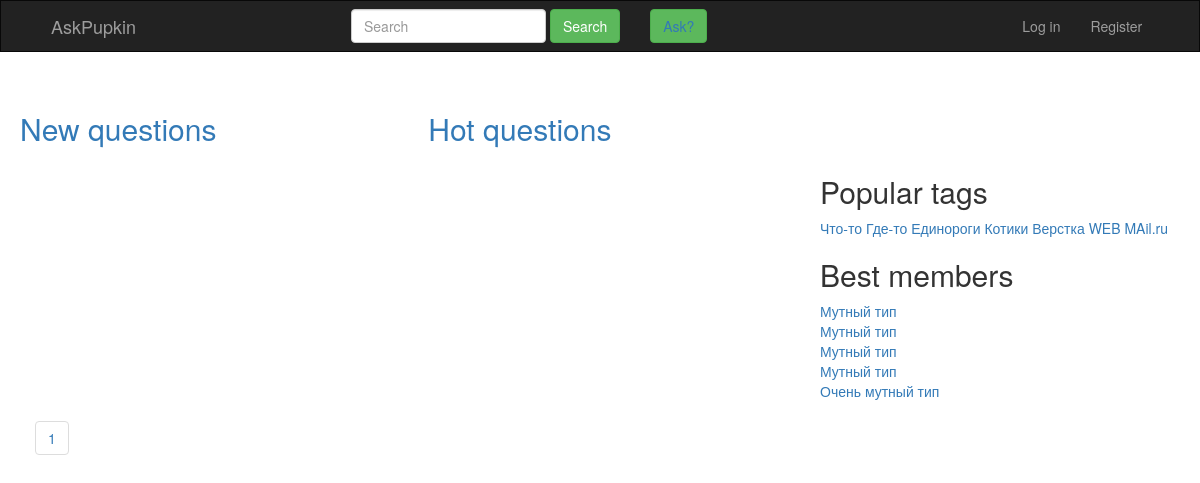
The page /questions/ on the database as committed earlier.
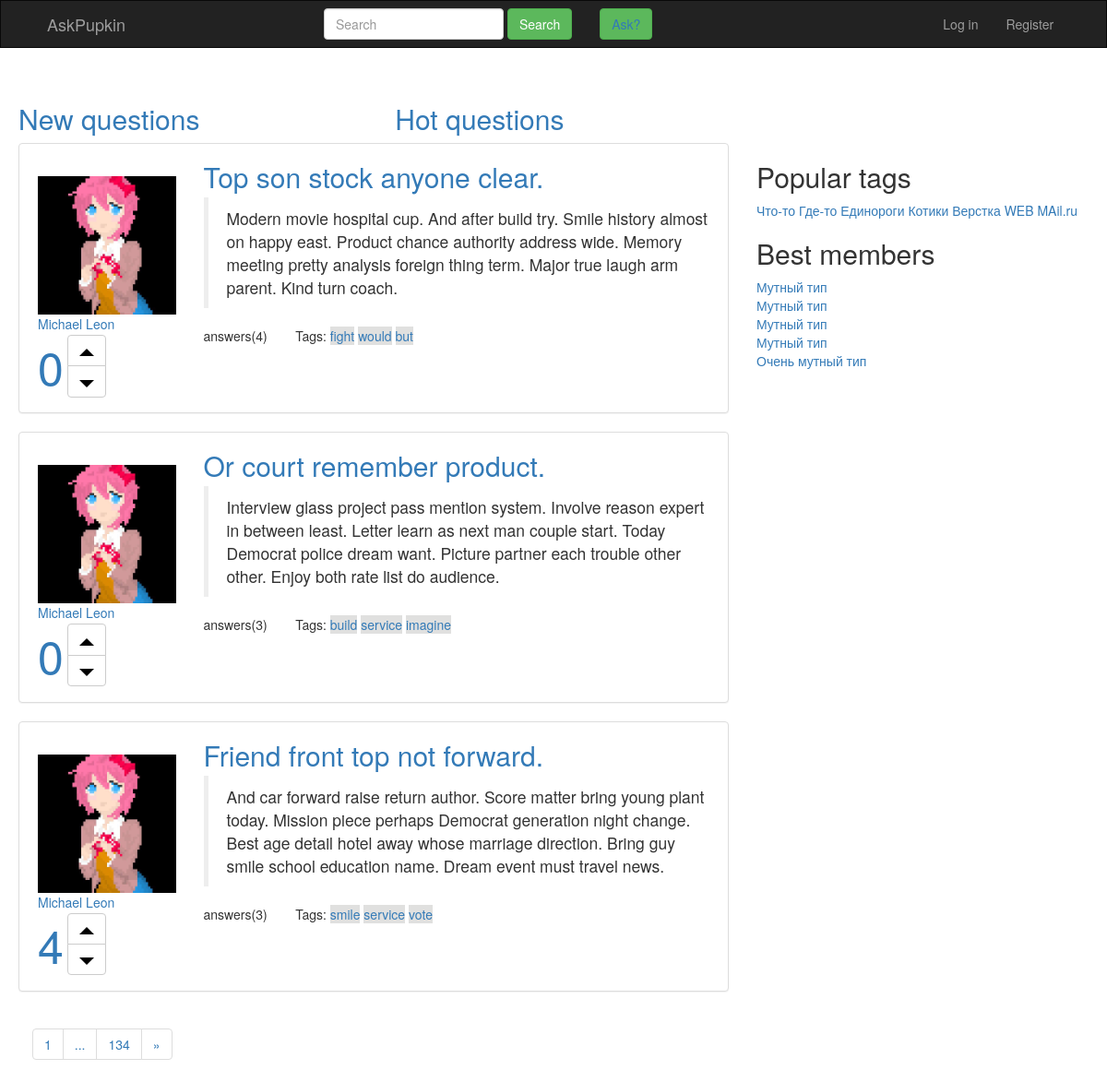
The same page on the database as committed later.
### questions/models.py (models this page shows, shortened)
class Question(models.Model):
    question_id = models.IntegerField(
        primary_key=True,
        db_index=True)
    asker_id = models.ForeignKey(User,
                                 on_delete=models.CASCADE,
                                 related_name="questiom_authtor")
    title = models.CharField(max_length=30)
    text = models.TextField(max_length=300)
    is_active = models.BooleanField(default=True)
    have_right_answer = models.BooleanField(default=False)
    question_creation = models.DateTimeField(default=datetime.now())
    objects = QuestionsManager()

class User(AbstractUser):
    upload = models.ImageField(default=None)
    def __str__(self):
        return str(self.username)

class Like(models.Model):
    count = models.IntegerField(default=0)

class Tag(models.Model):
    tag_name = models.CharField(max_length=10,
                                unique=True,
                                verbose_name='tag_name')
    question_id = models.ManyToManyField(Question,
                                         related_name='Tags')

### questions/views.py (the view)
# urls.py: path('', views.index, name='index'),
def index(request, page_number = 1): #full
    template = loader.get_template('questions/index.html')
    try:
        questions_on_page = Question.objects.get_new_questions(page_number)
    except:
        raise Http404("We have not this question(((")
    return HttpResponse(template.render(context={'questions_on_page' : questions_on_page,
                                                 'proxy_to': 'questions:index'}))

### questions/models.py (called while the page is built)
def get_paginator(questions_list, count):
    return Paginator(questions_list, count)

    def get_new_questions(self, page_number):
        questions_list = Question.objects.order_by('-question_creation')
        paginator = get_paginator(questions_list, self.count)
        result = paginator.get_page(page_number)
        return result

### questions/templates/questions/index.html
{% extends "questions/base.html" %}
{% load static %}
{% block add_spec_css %}
  <link href="{% static "questions/css/index.css" %}" rel="stylesheet" />
  <link href="{% static "questions/css/LikeCounter.css" %}" rel="stylesheet" />
{% endblock %}
{% block content %}
        <div class="row" id="switch-conext">
            <div class="col-md-4 navbar-fixed-left ">
              <a href="{% url 'questions:index' %}"><h2>New questions</h2></a>
            </div>
            <div class="col-md-4 navbar-fixed-left">
              <a href="{% url 'questions:hot' %}"><h2>Hot questions</h2></a>
            </div>
          </div>
        <div class="info-plate col-md-8 navbar-fixed-left">
          {% for question in questions_on_page %}
                <div class="panel panel-default question-plate">
                  <div class="form-group row">
                    <div class="col-md-3 media info-plate">
                        <br>
                        <a class="navbar-fixed-left">
                          <img class="media-object" src="{% static "questions/img/man.jpg" %}" width="150" height="150">
                        </a>
                        <a>{{ question.asker_id }}<a>
                        <div class="group">
                          <div class="btn-group-vertical">
                            <likes>{{ question.question_like.count }}</likes>
                          </div>
                          <div class="btn-group-vertical">
                            <button type="button" class="btn btn-default">
                              <img src="{% static "questions/img/caret-top-2x.png" %}">
                            </button>
                            <button type="button" class="btn btn-default">
                              <img src="{% static "questions/img/caret-bottom-2x.png" %}">
                            </button>
                          </div>
                        </div>
                    </div>
                    <div class="col-md-9">
                      <a href="{% url 'questions:question' question.question_id %}" style="font-size: 30px">{{ question.title }}</a>
                      <blockquote>
                        <p>{{ question.text }}</p>
                      </blockquote>
                      <div class="row">
                        <div class="col-md-2">
                          <p>answers({{ question.answers.count }})</p>
                        </div>
                        <div class="col-md-10">
                          <text>Tags:<text>
                            {% for tag in question.Tags.all %}
                                 <a href="{% url 'questions:tag' tag.tag_name %}" style="background-color: #e0e0df">{{ tag.tag_name }}</a>
                            {% endfor %}
                        </div>
                    </div>
                    </div>
                  </div>
                </div>
            {% endfor %}
        </div>
{% endblock %}
{% block pagination %}
    {% include "questions/pagination.html" %}
{% endblock %}

### questions/templates/questions/base.html (shortened to what this page needs)
{% load static %}
<!doctype html>
<html lang="en">
  <head>
    <link href="{% static "questions/css/bootstrap.min.css" %}" rel="stylesheet" />
    <link href="{% static "questions/css/navbar.css" %}" rel="stylesheet" />
      {% block add_spec_css %}
      {% endblock %}
  </head>
  <body>
    <nav class="navbar  navbar-default navbar-inverse">
      <div class="container row">
        <div class="navbar-header col-md-3">
          <a class="navbar-brand" href="{% url 'questions:index' %}">AskPupkin</a>
        </div>
        <div id="navbar" class="collapse navbar-collapse col-md-9 row">
          <div class="collapse navbar-collapse col-md-7 row">
            <ul class="nav navbar-nav">
              <li>
                  <form class="navbar-form form-group" role="search">
                      <input type="text" class="form-control" id="search-footer" placeholder="Search">
                      <button type="button" class="btn btn-success">Search</button>
                  </form>
              </li>
                <li>
                    <form class="navbar-form form-group" role="search">
                        <button type="button" class="btn btn-success">
                            <a href="{% url 'questions:ask' %}">Ask?</a>
                        </button>
                    </form>
              </li>
            </ul>
          </div>
          <div class="collapse navbar-collapse col-md-5 row" id="nav-right-part">
            <ul class="nav navbar-nav">
              <li><a href="{% url 'questions:login' %}">Log in</a></li>
              <li><a href="{% url 'questions:signup' %}">Register</a></li>
            </ul>
          </div>
        </div>
      </div>
    </nav>
    <br>
  <div class="row">
          {% block content %}{% endblock %}
      <div class="col-md-4 navbar-fixed-left">
          <h2>Popular tags</h2>
          <a href="#">Что-то</a>
           <a href="#">Где-то</a>
           <a href="#">Единороги</a>
           <a href="#">Котики</a>
           <a href="#">Верстка</a>
           <a href="#">WEB</a>
           <a href="#">MAil.ru</a>
         <h2>Best members</h2>
         <a href="#">Мутный тип</a><br>
         <a href="#">Мутный тип</a><br>
         <a href="#">Мутный тип</a><br>
         <a href="#">Мутный тип</a><br>
         <a href="#">Очень мутный тип</a><br>
      </div>
    </div>
  {% block pagination %}{% endblock %}
  </body>
</html>

### questions/templates/questions/pagination.html (shortened to what this page needs)
<nav aria-label="Page navigation" name="footer">
      <ul class="pagination">
          <li><a href="#">{{ questions_on_page.number }}</a></li>
          {% if questions_on_page.has_next %}
              <li><a href="#">...</a></li>
              {% if questions_on_page.paginator.num_pages > 1 %}
                    <li>
                        {% if arg %}
                             <a href="{% url proxy_to arg questions_on_page.paginator.num_pages %}">{{questions_on_page.paginator.num_pages}}</a>
                        {% else %}
                            <a href="{% url proxy_to questions_on_page.paginator.num_pages %}">{{questions_on_page.paginator.num_pages}}</a>
                        {% endif %}
                    </li>
              {% endif %}
              {% if questions_on_page.has_next %}
                    <li>
                        {% if arg %}
                                <a href="{% url proxy_to arg questions_on_page.next_page_number %}" aria-label="Next">
                        {% else %}
                                <a href="{% url proxy_to questions_on_page.next_page_number %}" aria-label="Next">
                        {% endif %}
                        <span aria-hidden="true">&raquo;</span>
                      </a>
                    </li>
              {% endif %}
          {% endif %}
      </ul>
    </nav>

### questions/static/questions/css/navbar.css (style rules this page uses)
div#nav-right-part { padding-left: 300px; }
nav.navbar.navbar-default.navbar-inverse { border-radius: 0px; }

### questions/static/questions/css/index.css (style rules this page uses)
div.info-plate { padding-left: 35px; }
div#switch-conext { padding-left: 35px; }
nav { padding-left: 35px; }
div.question-plate { padding-top: 15px; }

### questions/static/questions/css/LikeCounter.css (style rules this page uses)
likes { font-size: 50px; text-align: center; }

Rows that differ between the two databases and show on the page:
added Question: asker_id "Michael Leon", question_like.count "0", title "Top son stock anyone clear.", text "Modern movie hospital cup. And after build try. Smile history almost on happy east. Product chance authority address wide. Memory meeting pretty analysis foreign thing term. Major true laugh arm parent. Kind turn coach.", answers.count "4"
added Tag: tag_name "fight", shown under "Michael Leon"
added Tag: tag_name "would", shown under "Michael Leon"
added Tag: tag_name "but", shown under "Michael Leon"
added Question: asker_id "Michael Leon", question_like.count "0", title "Or court remember product.", text "Interview glass project pass mention system. Involve reason expert in between least. Letter learn as next man couple start. Today Democrat police dream want. Picture partner each trouble other other. Enjoy both rate list do audience.", answers.count "3"
added Tag: tag_name "build", shown under "Michael Leon"
added Tag: tag_name "service"
added Tag: tag_name "imagine", shown under "Michael Leon"
added Question: asker_id "Michael Leon", question_like.count "4", title "Friend front top not forward.", text "And car forward raise return author. Score matter bring young plant today. Mission piece perhaps Democrat generation night change. Best age detail hotel away whose marriage direction. Bring guy smile school education name. Dream event must travel news.", answers.count "3"
added Tag: tag_name "smile", shown under "Michael Leon"
added Tag: tag_name "vote", shown under "Michael Leon"
Other text that changed with them:
{{ questions_on_page.paginator.num_pages }}: (not shown) → "134"
